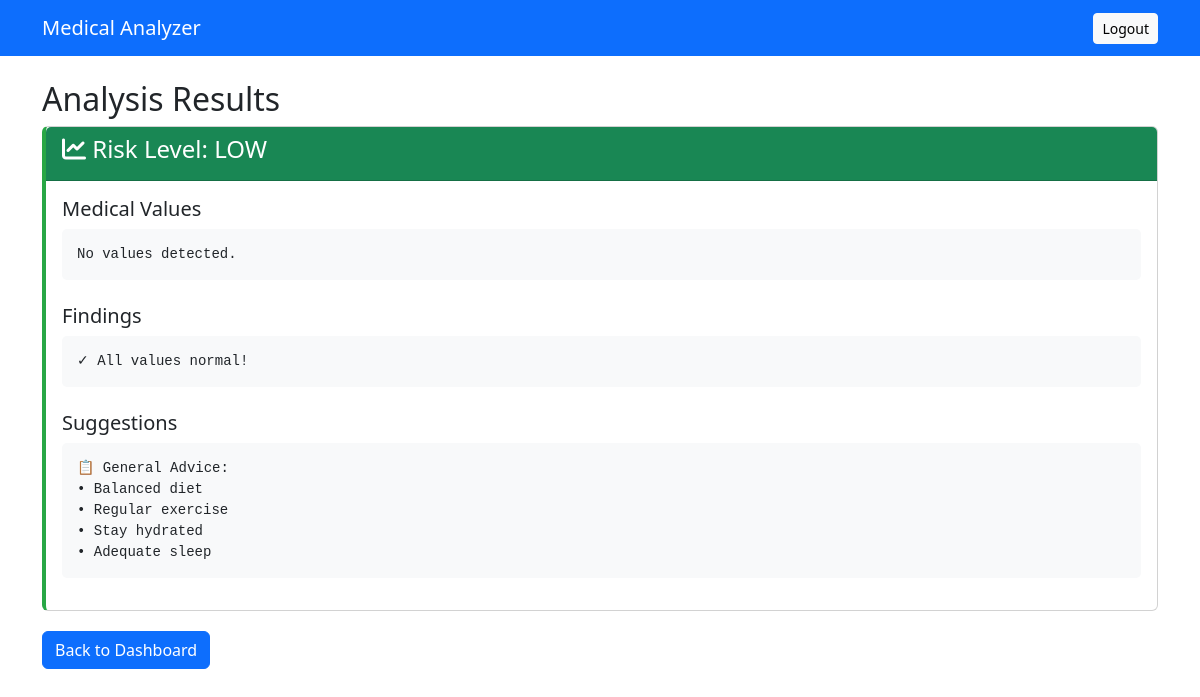
Page /analysis/2 (signed in) on the committed database.
### tables this page shows
CREATE TABLE analysis_results (
        id INTEGER PRIMARY KEY AUTOINCREMENT, report_id INTEGER NOT NULL,
        extracted_text TEXT, medical_values TEXT, abnormal_findings TEXT,
        risk_level TEXT, suggestions TEXT,
        analysis_date TIMESTAMP DEFAULT CURRENT_TIMESTAMP,
        FOREIGN KEY (report_id) REFERENCES reports (id));

### ai-medical-analyzer/app.py (the view)
@app.route('/analysis/<int:report_id>')
@login_required
def view_analysis(report_id):
    conn = get_db_connection()
    report = conn.execute('''SELECT r.*, a.* FROM reports r
                            LEFT JOIN analysis_results a ON r.id = a.report_id
                            WHERE r.id = ? AND r.user_id = ?''',
                         (report_id, session['user_id'])).fetchone()
    conn.close()
    if not report:
        flash('Not found', 'danger')
        return redirect(url_for('dashboard'))
    return render_template('analysis.html', report=report)

### ai-medical-analyzer/app.py (called while the page is built)
def get_db_connection():
    conn = sqlite3.connect(DATABASE)
    conn.row_factory = sqlite3.Row
    return conn

def login_required(f):
    @wraps(f)
    def decorated_function(*args, **kwargs):
        if 'user_id' not in session:
            flash('Please login', 'warning')
            return redirect(url_for('login'))
        return f(*args, **kwargs)
    return decorated_function

### ai-medical-analyzer/templates/analysis.html (shortened to what this page needs)
<!DOCTYPE html>
<html>
<head>
    <link href="https://cdn.jsdelivr.net/npm/bootstrap@5.3.0/dist/css/bootstrap.min.css" rel="stylesheet">
    <link rel="stylesheet" href="https://cdnjs.cloudflare.com/ajax/libs/font-awesome/6.4.0/css/all.min.css">
</head>
<body>
    <nav class="navbar navbar-dark bg-primary">
        <div class="container">
            <a class="navbar-brand" href="{{ url_for('dashboard') }}">Medical Analyzer</a>
            <a href="{{ url_for('logout') }}" class="btn btn-light btn-sm">Logout</a>
        </div>
    </nav>
    <div class="container mt-4">
        <h2>Analysis Results</h2>
        <div class="card result-card risk-{{ report.risk_level }}">
            <div class="card-header bg-{{ 'danger' if report.risk_level == 'HIGH' else 'warning' if report.risk_level == 'MEDIUM' else 'success' }} text-white">
                <h4><i class="fas fa-chart-line"></i> Risk Level: {{ report.risk_level }}</h4>
            </div>
            <div class="card-body">
                <h5>Medical Values</h5>
                <pre>{{ report.medical_values }}</pre>
                <h5 class="mt-4">Findings</h5>
                <pre>{{ report.abnormal_findings }}</pre>
                <h5 class="mt-4">Suggestions</h5>
                <pre>{{ report.suggestions }}</pre>
            </div>
        </div>
        <a href="{{ url_for('dashboard') }}" class="btn btn-primary">Back to Dashboard</a>
    </div>
</body>
</html>

### ai-medical-analyzer/templates/analysis.html (style rules this page uses)
.result-card { margin-bottom: 20px; border-left: 4px solid #007bff; }
.risk-LOW { border-left-color: #28a745; }
pre { background: #f8f9fa; padding: 15px; border-radius: 5px; white-space: pre-wrap; }

### rows in the picture
analysis_results: risk_level "LOW", medical_values "No values detected.", abnormal_findings "✓ All values normal!", suggestions "📋 General Advice: • Balanced diet • Regular exercise • Stay hydrated • Adequate sleep"
